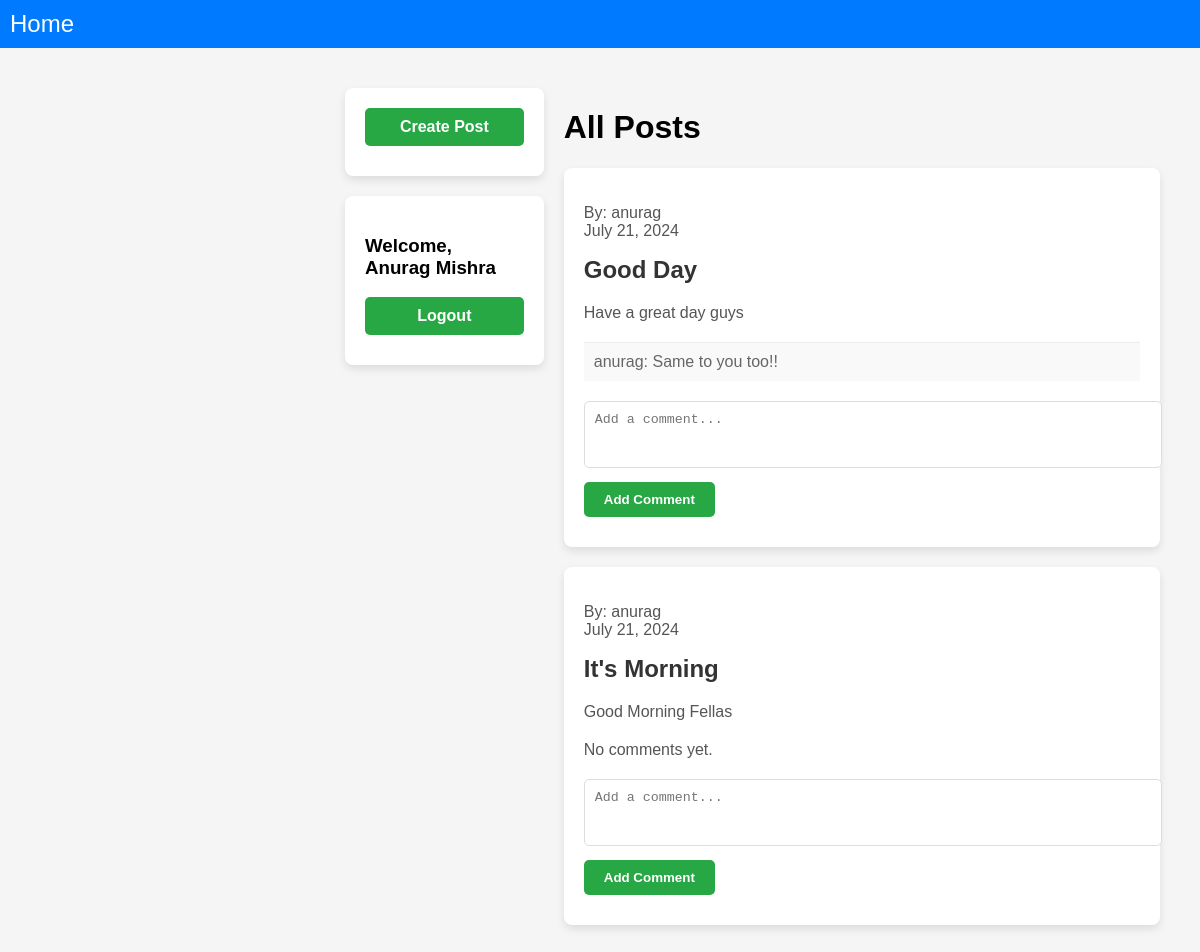
Screenshot of / (signed in) with the database file from the repository.
### blog/models.py (models this page shows, shortened)
class Post(models.Model):
    title = models.CharField(max_length=200)
    content = models.TextField()
    author = models.ForeignKey(User, on_delete=models.CASCADE)
    created_at = models.DateTimeField(auto_now_add=True)

class Comment(models.Model):
    post = models.ForeignKey(Post, related_name='comments', on_delete=models.CASCADE)
    text = models.TextField()
    author = models.ForeignKey(User, on_delete=models.CASCADE)
    created_at = models.DateTimeField(auto_now_add=True)

### blog/views.py (the view)
# urls.py: path('', home, name='home'),
def home(request):
    posts = Post.objects.all()
    return render(request, 'blog/home.html', {'posts': posts})

### blog/templates/blog/home.html (shortened to what this page needs)
{% extends 'blog/base.html' %}
{% block content %}
<div class="container">
    <div class="left-sidebar">
        {% if user.is_authenticated %}
        <div class="create-post">
            <a href="{% url 'create_post' %}" class="auth-button">Create Post</a>
        </div>
        <div class="user-details">
            <h3>Welcome, <br> {{ user.first_name }} {{ user.last_name }}</h3>
            <a href="{% url 'logout' %}" class="auth-button">Logout</a>
        </div>
        {% else %}
        <div class="login-signup">
            <a href="{% url 'login' %}" class="auth-button">Login</a>
            <a href="{% url 'signup' %}" class="auth-button">Signup</a>
        </div>
        {% endif %}
    </div>
    <div class="right-content">
        <h1>All Posts</h1>
        {% for post in posts %}
        <div class="post">
            <p class="post-meta">
                By: {{ post.author.username }}
                <br>
                {{ post.created_at|date:"F j, Y" }}
            </p>
            <h2>{{ post.title }}</h2>
            <p>{{ post.content }}</p>
            <div class="comments">
                {% for comment in post.comments.all %}
                <div class="comment">
                    <p class="comment-meta">
                        {{ comment.author.username }}: {{ comment.text }}
                    </p>
                </div>
                {% empty %}
                <p>No comments yet.</p>
                {% endfor %}
            </div>
            {% if user.is_authenticated %}
            <form action="{% url 'add_comment' post.id %}" method="post">
                <textarea name="text" rows="3" placeholder="Add a comment..." class="form-control"></textarea>
                <button type="submit" class="auth-button">Add Comment</button>
            </form>
            {% else %}
            <p><a href="{% url 'login' %}" class="auth-button">Login</a> to add a comment.</p>
            {% endif %}
        </div>
        {% endfor %}
    </div>
</div>
{% endblock %}

### blog/templates/blog/base.html (style rules this page uses)
body { font-family: Arial, sans-serif; margin: 0; padding: 0; background-color: #f5f5f5; }
.container { display: flex; padding: 20px; max-width: 1200px; margin: 0 auto; }
.left-sidebar { flex: 1; margin-right: 20px; }
.right-content { flex: 3; }
.user-details, .login-signup, .create-post { background-color: #fff; padding: 20px; border-radius: 8px; box-shadow: 0 4px 8px rgba(0, 0, 0, 0.1); margin-bottom: 20px; }
.auth-button { display: block; margin-bottom: 10px; background-color: #28a745; color: #fff; padding: 10px 20px; border-radius: 5px; text-align: center; text-decoration: none; font-weight: bold; }
.post { background-color: #fff; padding: 20px; border-radius: 8px; box-shadow: 0 4px 8px rgba(0, 0, 0, 0.1); margin-bottom: 20px; }
.post h2 { margin-top: 0; color: #333; }
.post p { color: #555; }
.comments { margin-top: 20px; }
.comment { background-color: #f9f9f9; padding: 10px; border-top: 1px solid #eee; margin-top: 10px; }
.comment p { margin: 0; color: #666; }
form { margin-top: 20px; }
textarea { width: 100%; padding: 10px; border-radius: 5px; border: 1px solid #ddd; resize: none; }
button { background-color: #007bff; color: #fff; border: none; padding: 10px 20px; border-radius: 5px; cursor: pointer; margin-top: 10px; text-align: center; }

### rows the page displays
Post: author.username "anurag", created_at "July 21, 2024", title "Good Day", content "Have a great day guys"
Comment: author.username "anurag", text "Same to you too!!"
Post: author.username "anurag", created_at "July 21, 2024", title "It's Morning", content "Good Morning Fellas"

### other values shown
{{ user.first_name }} "Anurag"
{{ user.last_name }} "Mishra"
